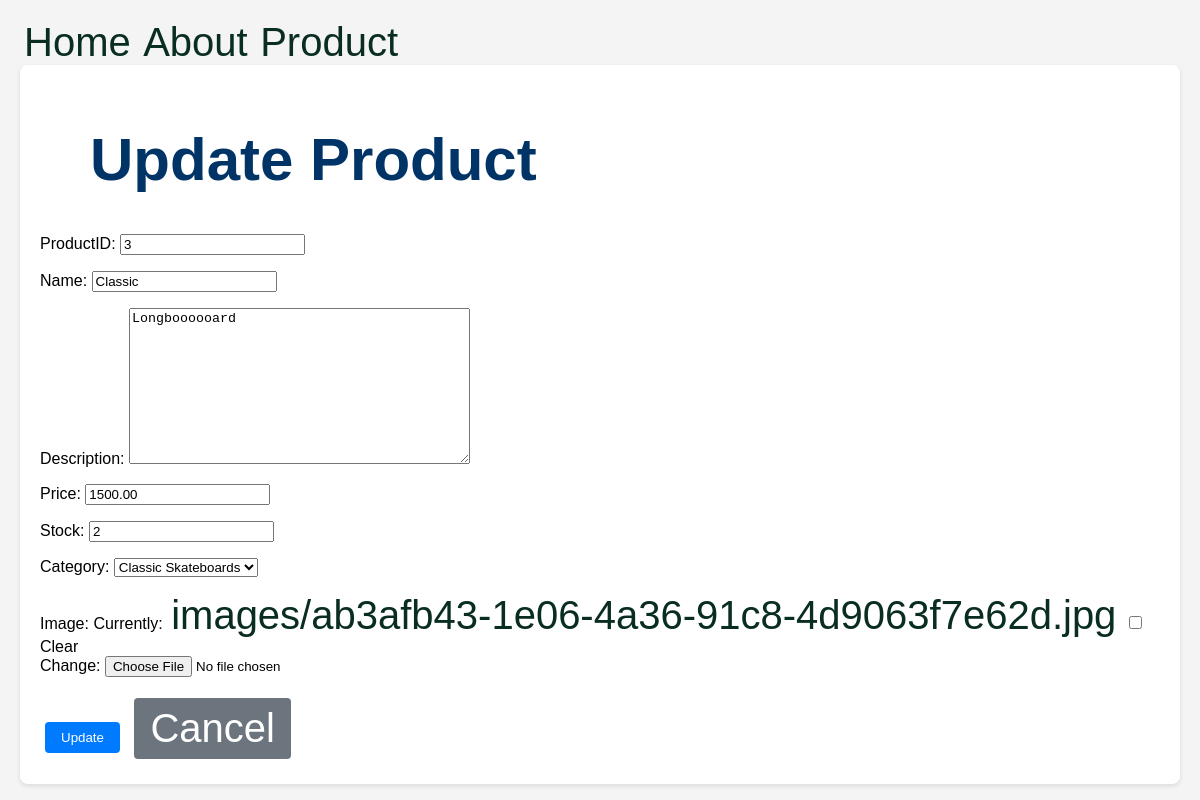
/product/3/update/, run on the app's committed database.
### app/models.py (models this page shows, shortened)
class Product(models.Model):
    productID = models.CharField(max_length=20, primary_key=True)
    name = models.CharField(max_length=100)
    description = models.TextField()
    price = models.DecimalField(max_digits=10, decimal_places=2)
    stock = models.PositiveIntegerField()
    category = models.ForeignKey(Category, related_name="products", on_delete=models.CASCADE)
    image = models.ImageField(null=True, blank=True, upload_to='images/')

class Category(models.Model):
    categoryID = models.AutoField(primary_key=True)
    name = models.CharField(max_length=50, unique=True)
    description = models.TextField(null=True, blank=True)
    def __str__(self):
        return self.name

### app/views.py (the view)
# urls.py: path('product/<int:pk>/update/', ProductUpdateView.as_view(), name='product_update'),
class ProductUpdateView(UpdateView):
    model = Product
    fields = '__all__'
    success_url = reverse_lazy('product_list')

### app/templates/app/product_form.html (shortened to what this page needs)
{% extends 'app/base.html' %}
{% load static %}
{% block content %}
    <link rel="stylesheet" href="{% static 'css/style.css' %}">
<div class="form-container">  <h1>{% if form.instance.pk %}Update{% else %}Create{% endif %} Product</h1>  <form method="post" enctype="multipart/form-data">
        {{ form.as_p }}  <button type="submit" class="btn btn-submit">{% if form.instance.pk %}Update{% else %}Create{% endif %}</button>
        <a href="{% url 'product_list' %}" class="btn btn-cancel">Cancel</a>  </form>
</div>
{% endblock content %}

### static/css/base.css (style rules this page uses)
h1 { color: #003366; margin-left: 50px; font-size: 60px; }
a { color: #092e20; font-size: 40px; box-shadow: inset 0 0 0 0 gray; padding: 0 .25rem; transition: color .3s ease-in-out, box-shadow .3s ease-in-out; text-decoration: none; position: relative; }
body { background-repeat: no-repeat; background-attachment: fixed; background-size: cover; }

### static/css/style.css (style rules this page uses)
body { font-family: sans-serif; margin: 20px; background-color: #f4f4f4; }
.product-list-container, .form-container { background-color: white; padding: 20px; border-radius: 8px; box-shadow: 0 2px 5px rgba(0, 0, 0, 0.1); margin-bottom: 20px; }
.btn { display: inline-block; padding: 8px 16px; margin: 5px; text-decoration: none; border-radius: 4px; border: none; cursor: pointer; transition: background-color 0.3s; }
.btn-create, .btn-submit { background-color: #007bff; color: white; }
.btn-cancel { background-color: #6c757d; color: white; }

### data on the page
Product: productID "3", name "Classic", description "Longboooooard", price "1500.00", stock "2", category "Classic Skateboards"
